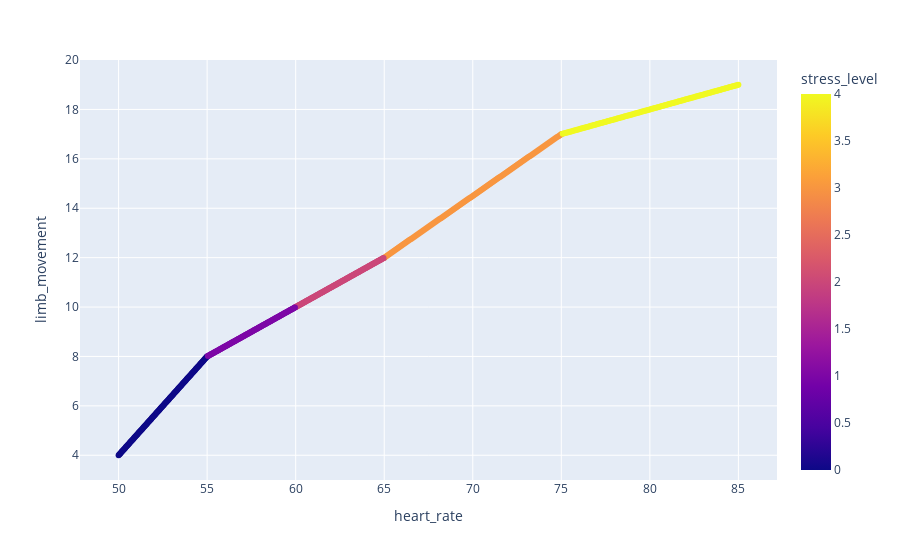

The notebook cell this image was saved under:
### Code cell
figure = px.scatter(data_frame = df, x=df.heart_rate, y=df.limb_movement, color= 'stress_level')
figure.show()

### Figure 1 — Plotly figure (JSON) as saved in the notebook; plotly's stock layout.template omitted (floating-point values rounded to 4 significant figures; data arrays with more than 128 entries replaced by an {"elided": "..."} marker saying what was removed)
{"data": [{"hovertemplate": "heart_rate=%{x}<br>limb_movement=%{y}<br>stress_level=%{marker.color}<extra></extra>", "legendgroup": "", "marker": {"color": {"elided": "630 int values"}, "coloraxis": "coloraxis", "symbol": "circle"}, "mode": "markers", "name": "", "orientation": "v", "showlegend": false, "type": "scatter", "x": {"elided": "630 float values"}, "xaxis": "x", "y": {"elided": "630 float values"}, "yaxis": "y"}], "layout": {"coloraxis": {"colorbar": {"title": {"text": "stress_level"}}, "colorscale": [[0, "#0d0887"], [0.1111, "#46039f"], [0.2222, "#7201a8"], [0.3333, "#9c179e"], [0.4444, "#bd3786"], [0.5556, "#d8576b"], [0.6667, "#ed7953"], [0.7778, "#fb9f3a"], [0.8889, "#fdca26"], [1, "#f0f921"]]}, "legend": {"tracegroupgap": 0}, "margin": {"t": 60}, "xaxis": {"anchor": "y", "domain": [0, 1], "title": {"text": "heart_rate"}}, "yaxis": {"anchor": "x", "domain": [0, 1], "title": {"text": "limb_movement"}}}}
